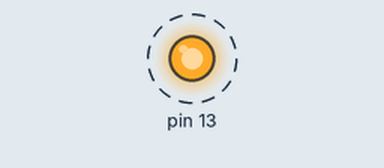
This sketch was run on a simulated Arduino Uno, built with avr-gcc and run on an emulated ATmega328P. On the bench: output pins drawn as LEDs (lit = HIGH). Dashed ring = blinking. What the sketch prints to the serial monitor is not drawn.

Above: at 2.9 s.
Timing chart, 0 to 5.9 s (numbered marks = the images above):
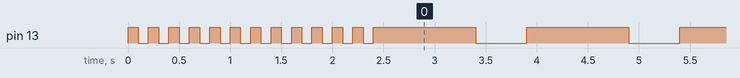

Measured:
- by itself, pin 13: goes 11 × (LOW 0.10 s, HIGH 0.10 s), LOW 0.10 s, 85 × (HIGH 1.0 s, LOW 0.50 s), then HIGH

The sketch:

taymer.ino
```cpp
char32_t times = 600000; //sec
char32_t time_2 = 0;
byte y = 0;


void setup() {
  // put your setup code here, to run once:
  Serial.begin(9600);
  pinMode(13,OUTPUT);
  Serial.print("SETUP OK ");
  time_2 = 0;
  y = 0;

  for (double i=0; i <= 3; i+=1){
    digitalWrite(13,HIGH);
    delay(100);
    digitalWrite(13,LOW);
    delay(100);
    digitalWrite(13,HIGH);
    delay(100);
    digitalWrite(13,LOW);
    delay(100);
    digitalWrite(13,HIGH);
    delay(100);
    digitalWrite(13,LOW);
    delay(100);
  }
  Serial.print("SETUP OK2 ");

}

void loop() {
  // put your main code here, to run repeatedly:
  if (y==0)
  {
    for (double i=0; i <= times; i+=1500){
      digitalWrite(13, HIGH);
      delay(1000);
      digitalWrite(13, LOW);
      delay(500);
      Serial.println(i);
   }

    y = 1;
  }
  else{
    Serial.print("DONE!");
    digitalWrite(13,LOW);
  }


}
```
